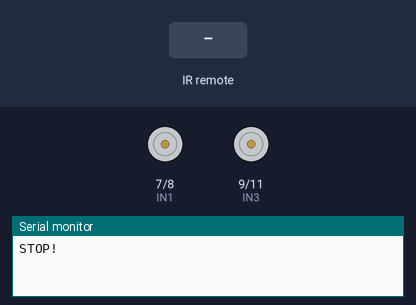
This sketch was run on a simulated Arduino Uno, built with avr-gcc and run on an emulated ATmega328P. Shown: motor-driver pin pairs drawn as motors (green arrow = first pin HIGH = forward, orange = second pin HIGH = backward, longer = more drive, scaled by the enable pin), the last lines printed to the serial monitor. The test bench sets the inputs (shaded band).

Above: at 1.2 s.
1.3 s: infrared code 0xFF6897 received
At 2.1 s:
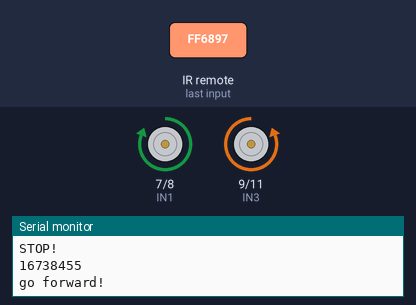
At 9.6 s:
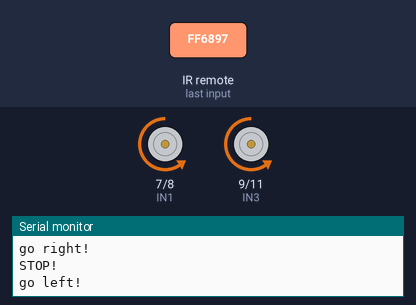
Timing chart, 0 to 13.1 s (numbered marks = the images above; inputs shaded):
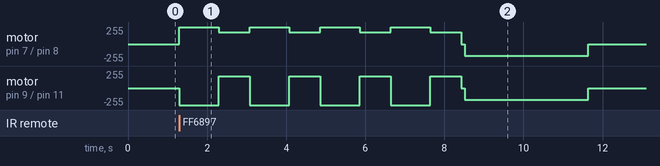

The sketch:

square.ino
```cpp
#include <IRremote.h>

////////// IR REMOTE CODES //////////
#define FF 16736925	// FORWARD
#define B 16754775	// BACK
#define L 16720605	// LEFT
#define R 16761405	// RIGHT
#define S 16712445	// STOP
#define C 16738455 // NUMPAD 1
#define UNKNOWN_FF 5316027		  // FORWARD
#define UNKNOWN_B 2747854299	// BACK
#define UNKNOWN_L 1386468383	// LEFT
#define UNKNOWN_R 553536955		// RIGHT
#define UNKNOWN_S 3622325019	// STOP

#define RECV_PIN  12

/*define channel enable output pins*/
#define ENA 5	  // Left  wheel speed
#define ENB 6	  // Right wheel speed
/*define logic control output pins*/
#define IN1 7	  // Left  wheel forward
#define IN2 8	  // Left  wheel reverse
#define IN3 9	  // Right wheel reverse
#define IN4 11	// Right wheel forward
#define carSpeed 150	// initial speed of car >=0 to <=255
#define turnSpeed 175	// initial speed of car >=0 to <=255

IRrecv irrecv(RECV_PIN);
decode_results results;
unsigned long val;
unsigned long preMillis;

/**
 * BEGIN DEFINE FUNCTIONS
 */

void	custom()
{
	int edges;

	edges = 4;
	while (edges--)
	{
		// Delays translate to distance: How long should a func() run for?
		forward();
		delay(1000);
		right();
		delay(780);
	}
	stop();
	delay(100);
	left();
	delay(780 * 4);
	stop();
}
void	forward(){
	digitalWrite(ENA,HIGH);
	digitalWrite(ENB,HIGH);
	digitalWrite(IN1,HIGH);
	digitalWrite(IN2,LOW);
	digitalWrite(IN3,LOW);
	digitalWrite(IN4,HIGH);
	Serial.println("go forward!");
}
void	back(){
  digitalWrite(ENA,HIGH);
  digitalWrite(ENB,HIGH);
  digitalWrite(IN1,LOW);
  digitalWrite(IN2,HIGH);
  digitalWrite(IN3,HIGH);
  digitalWrite(IN4,LOW);
  Serial.println("go back!");
}
void left(){
  analogWrite(ENA, turnSpeed);
  analogWrite(ENB, turnSpeed);
  digitalWrite(IN1,LOW);
  digitalWrite(IN2,HIGH);
  digitalWrite(IN3,LOW);
  digitalWrite(IN4,HIGH);
  Serial.println("go left!");
}
void right(){
  analogWrite(ENA, turnSpeed);
  analogWrite(ENB, turnSpeed);
  digitalWrite(IN1,HIGH);
  digitalWrite(IN2,LOW);
  digitalWrite(IN3,HIGH);
  digitalWrite(IN4,LOW);
  Serial.println("go right!");
}

void stop(){
  digitalWrite(ENA, LOW);
  digitalWrite(ENB, LOW);
  Serial.println("STOP!");
}

void setup() {
  Serial.begin(9600);
  pinMode(IN1,OUTPUT);
  pinMode(IN2,OUTPUT);
  pinMode(IN3,OUTPUT);
  pinMode(IN4,OUTPUT);
  pinMode(ENA,OUTPUT);
  pinMode(ENB,OUTPUT);
  stop();
  irrecv.enableIRIn();
}

void loop() {
  if (irrecv.decode(&results)){
    preMillis = millis();
    val = results.value;
    Serial.println(val);
    irrecv.resume();
    switch (val)
    {
      case C: custom(); break;
      case UNKNOWN_FF:
      case FF: forward(); break;
      case UNKNOWN_B:
      case B: back(); break;
      case UNKNOWN_L:
      case L: left(); break;
      case UNKNOWN_R:
      case R: right(); break;
      case UNKNOWN_S:
      case S: stop(); break;
      default: break;
    }
  }
}
```
